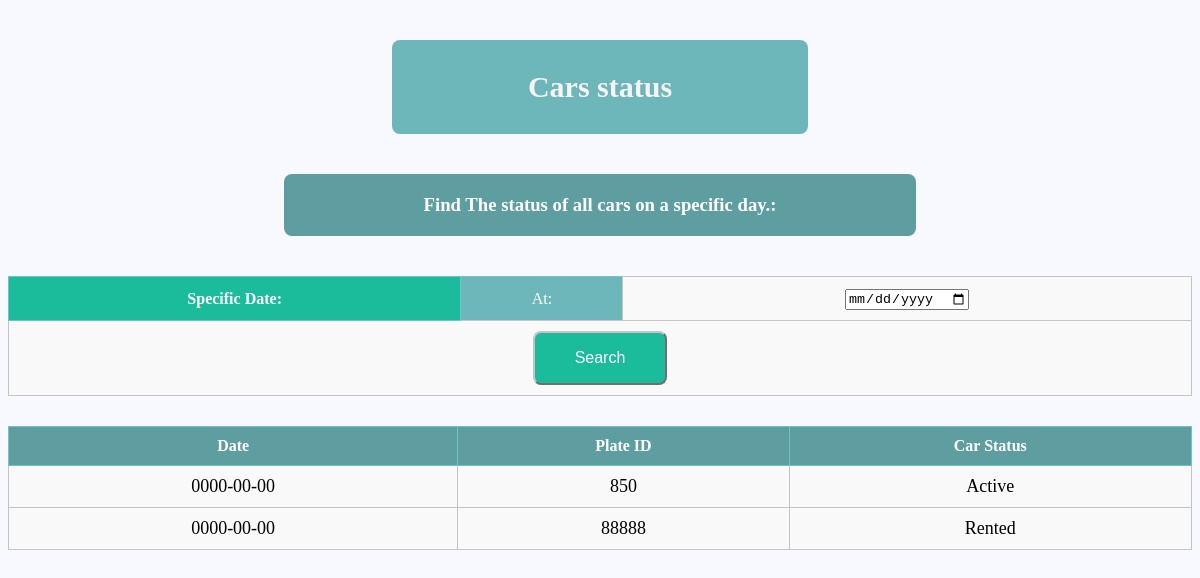
The app's page /Codes/statusreport.php with its own data.
### tables this page shows
CREATE TABLE `car_status` (
  `plate_id` int(11) NOT NULL,
  `day` date NOT NULL,
  `carstatus` varchar(255) DEFAULT NULL
);

### Codes/statusreport.php (the view, shortened to what this page needs)
<!DOCTYPE html>
<?php require_once('functions.php');
$sql1 = "SELECT  cs.day as csd, cs.plate_id as csp, cs.carstatus as csc
FROM car_status cs where cs.day='$resdate1'";
$rs = mysqli_query($conn,$sql1) or die(mysqli_connect_error());
$rows = mysqli_fetch_array($rs);
$numrows=mysqli_num_rows($rs);
?>
<html>
    <head>
        <link rel="stylesheet" href="stylee.css">
    </head>
    <body>
        <div id="out">
            <div id="pheader">
                <div id="pheaderin">
                    <h2>Cars status</h2>
                    <h3>Find The status of all cars on a specific day.:</h3>
                </div>
            </div>
            <div id="wp">
                <div id="header">
                    <div id="container">
                    <form id="srch_form" name="srch_form" method="get" action="">
                        <table border="2" cellpadding="3" cellspacing="4">
                            <tr>
                            <th scope="row" class="mheader">Specific Date:</th>
                            <th class="sheader">At:</th>
                            <td><input type="date" name="resdate1" id="resdate1" value=""/></td>
                            </tr>
                            <tr>
                                <td colspan="9"><label for="button" class="btn">
                                    <input type="submit" id="button" value="Search"/>
                                </label></td>
                            </tr>
                        </table>
                    </form>
                    <?php if($numrows > 0) { ?>
                    <table border="1" cellpadding="1" cellspacing="1" class="tbl2">
                        <tr>
                            <th scope="col" class="tbl2c">Date</th>
                            <th scope="col" class="tbl2c">Plate ID</th>
                            <th scope="col" class="tbl2c">Car Status</th>
                        </tr>
                       <?php do {   ?>
            <tr>
                <td><?php echo $rows['csd']; ?> </td>
                <td><?php echo $rows['csp']; ?> </td>
                <td><?php echo $rows['csc']; ?> </td>
            </tr>
                    <?php } while($rows = mysqli_fetch_array($rs)); ?>
                    </table> <?php } ?>
                    </div>
                </div>
            </div>
        </div>
    </body>
</html>

### Codes/stylee.css (style rules this page uses)
html { background-color: #F8F8FF; }
h2 { width: 30%; margin: 40px auto; padding: 30px; text-align: center; background: #6db6b9; border: #B0C4DE; border-radius: 8px; color: rgb(246, 244, 244); font-size: 30px; font-weight: bold; }
h3 { width: 50%; margin: 40px auto; color:white; background: #5F9EA0; border: #B0C4DE; border-radius: 8px; text-align: center; padding: 20px; }
table { margin:30px auto; width: 100%; border-collapse:collapse; border: 1px solid #70c3c6; padding: 10px; border-radius: 10px; background-color: #f9f9f9; }
.tbl2c { border: 1px solid #70c3c6 ; padding: 10px; background-color: #5F9EA0; color: white; }
.mheader { height: 70%; text-align: center; border: 1px solid #70c3c6; padding: 10px; background-color:#1abc9c; color:white; }
.sheader { height: 70%; text-align: center; background-color: #6db6b9; padding: 10px; color:white; font-weight: lighter; }
td { text-align: center; font-size: large; border: 1px solid rgb(197, 196, 196); border-radius: 8px; padding: 10px; color:black; }
input[type="submit"] { padding: 16px 40px; background-color: #1abc9c; border-radius: 8px; border-color: rgb(197, 196, 196); color: white; font-size: 16px; }

### records on screen
car_status: day "0000-00-00", plate "850", carstatus "Active"
car_status: day "0000-00-00", plate "88888", carstatus "Rented"
